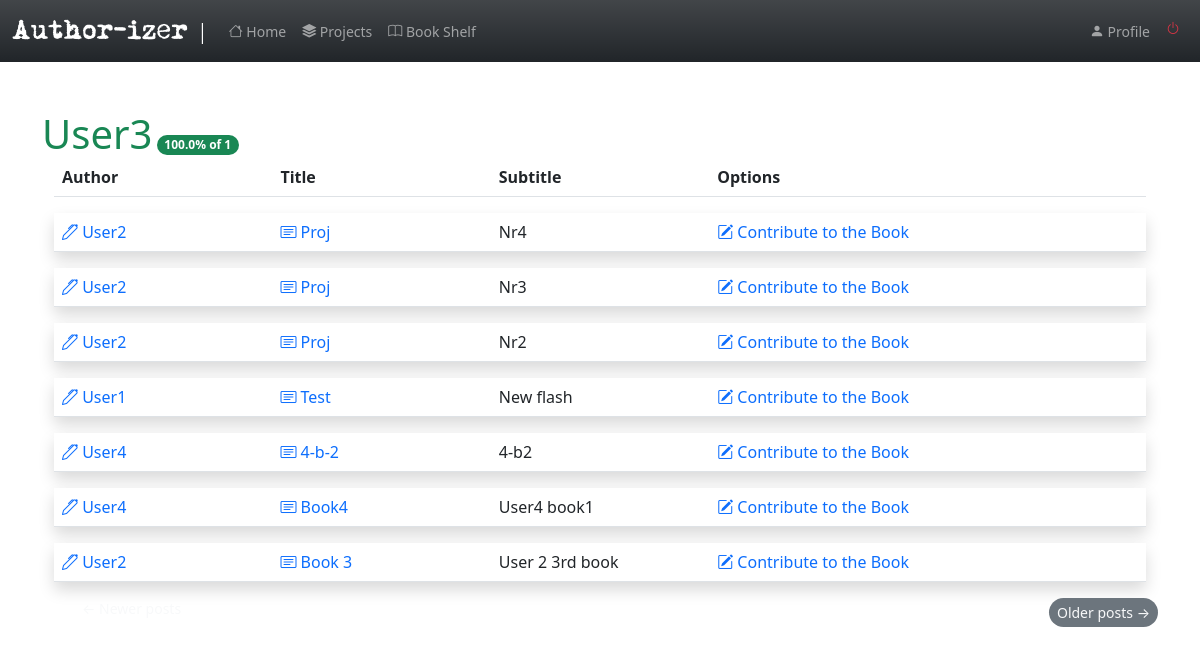
/projects (signed in), run on an earlier commit of the app's database.
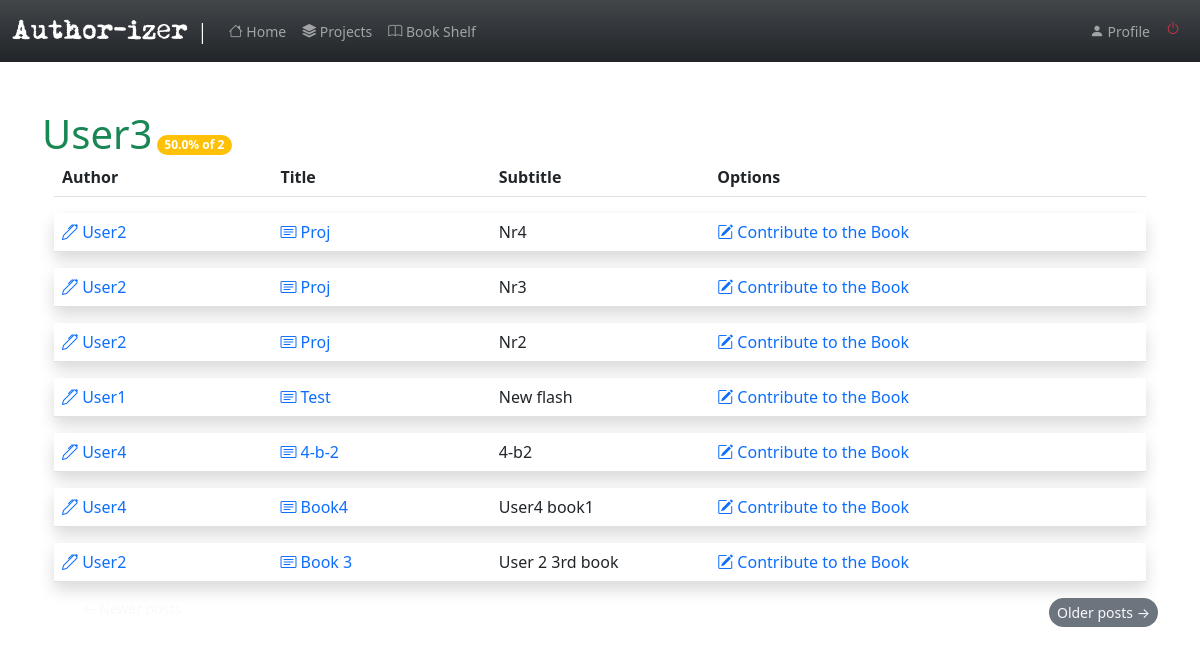
And on a later commit of the database.
### app/models.py (models this page shows, shortened)
class User(UserMixin, db.Model):
    id = db.Column(db.Integer, primary_key=True )
    username = db.Column(db.String(64), index=True, unique=True)
    email = db.Column(db.String(120), index=True, unique=True)
    password_hash = db.Column(db.String(128))
    posts = db.relationship('Post', backref='author', lazy='dynamic')
    about_me = db.Column(db.String(140))
    last_seen = db.Column(db.DateTime, default=datetime.utcnow)
    followed = db.relationship(
        'User', secondary=followers,
        primaryjoin=(followers.c.follower_id == id),
        secondaryjoin=(followers.c.followed_id == id),
        backref=db.backref('followers', lazy='dynamic'), lazy='dynamic')

### app/routes.py (the view)
@app.route('/projects')
@login_required
def projects():
    form_2=RatingForm ()
    authorate= user_rating(current_user.username)
    page = request.args.get('page', 1, type=int)
    posts = Post.query.order_by(Post.timestamp.desc()).paginate(
        page, app.config['POSTS_PER_PAGE'], False)
    next_url = url_for('projects', page=posts.next_num) \
        if posts.has_next else None
    prev_url = url_for('projects', page=posts.prev_num) \
        if posts.has_prev else None
    return render_template('index.html', title='Open projects', posts=posts.items, form_2=form_2,
                           next_url=next_url, prev_url=prev_url,authorate=authorate,total=total_rating)

### app/models.py (called while the page is built)
@login.user_loader
def load_user(id):
    return User.query.get(int(id))

    @classmethod
    def before_commit(cls, session):
        session._changes = {
            'add': list(session.new),
            'update': list(session.dirty),
            'delete': list(session.deleted)
        }

    @classmethod
    def after_commit(cls, session):
        for obj in session._changes['add']:
            if isinstance(obj, SearchableMixin):
                add_to_index(obj.__tablename__, obj)
        for obj in session._changes['update']:
            if isinstance(obj, SearchableMixin):
                add_to_index(obj.__tablename__, obj)
        for obj in session._changes['delete']:
            if isinstance(obj, SearchableMixin):
                remove_from_index(obj.__tablename__, obj)
        session._changes = None

### app/rating.py (called while the page is built)
def user_rating(username):
    conts=[]
    contributes=Contribute.query.filter_by(contributor=username).all()
    num=len(contributes)
    for contribute in contributes:
        if contribute.accepted ==1:
            conts.append(contribute)
    acc_len = len(conts)
    if num>0:
        rating=(acc_len*100)/num
        return round(rating,1)
    else:
        return 0

### app/templates/index.html (shortened to what this page needs)
{% extends "base.html" %}
{% import 'bootstrap/form.html' as wtf %}
{% block app_content %}
        <h1 class='text-success d-inline '>{{ current_user.username.capitalize() }}</h1>
        <div class='d-inline col'>
            {%if authorate >=80%}
            <span class='badge bg-success text-wrap rounded-pill '> {{authorate}}% of {{total(username=current_user.username)}}</span>
            {%elif 80>authorate >=50 %}
            <span class='badge bg-warning text-wrap  rounded-pill  '> {{authorate}}% of {{total(username=current_user.username)}}</span>
            {%elif authorate<50 %}
            <span class='badge bg-danger text-wrap rounded-pill '> {{authorate}}% of {{total(username=current_user.username)}} </span>
            {%endif%}
        </div>
    <div class='container'>
    <table class="table">
        <thead>
          <tr class='mb-5 bg-body row-cols-5'>
            <th scope="col-sm-2">Author</th>
            <th scope="col-sm-2">Title</th>
            <th scope="col-sm-2">Subtitle</th>
            <th scope="col-sm-2">Options</th>
            <th scope="col-sm-2">  </th>
          </tr>
        </thead>
    </table>
    </div>
    {% for post in posts %}
        {%if post.completed!=1 %}
        {% include '_post.html' %}
        {%endif%}
    {% endfor %}
    <nav aria-label="...">
        <ul class="pager">
            {% if not prev_url %}
            <li class='btn-sm rounded-pill btn-outline-light d-inline'>
                <a type="button" class="btn-outline-light text-decoration-none" href="{{ prev_url or '#' }}">
                    <span aria-hidden="true">&larr;</span> Newer posts
                </a>
            </li>
            {%elif prev_url%}
            <li class="btn-sm rounded-pill btn-secondary d-inline">
                <a type="button" class="btn-outline-light text-decoration-none" href="{{ prev_url or '#' }}">
                    <span aria-hidden="true">&larr;</span> Newer posts
                </a>
            </li>
            {% endif %}
            {% if not next_url %}
            <li  class='btn-sm rounded-pill btn-outline-light d-inline float-end' >
                <a type="button" class="btn-outline-light text-decoration-none " href="{{ next_url or '#' }}">
                    Older posts <span aria-hidden="true">&rarr;</span>
                </a>
            </li>
            {%elif next_url%}
            <li  class="btn-sm rounded-pill btn-secondary d-inline float-end ">
                <a type="button" class="btn-outline-light text-decoration-none " href="{{ next_url or '#' }}">
                    Older posts <span aria-hidden="true">&rarr;</span>
                </a>
            </li>
            {% endif %}
        </ul>
    </nav>
{% endblock %}

What changed in the data, as far as the page shows it:
changed User "User3": username "1" → "2"
Also different on the page:
{{ authorate }}: (not shown) → "50.0"
{{ authorate }}: "100.0" → (not shown)
